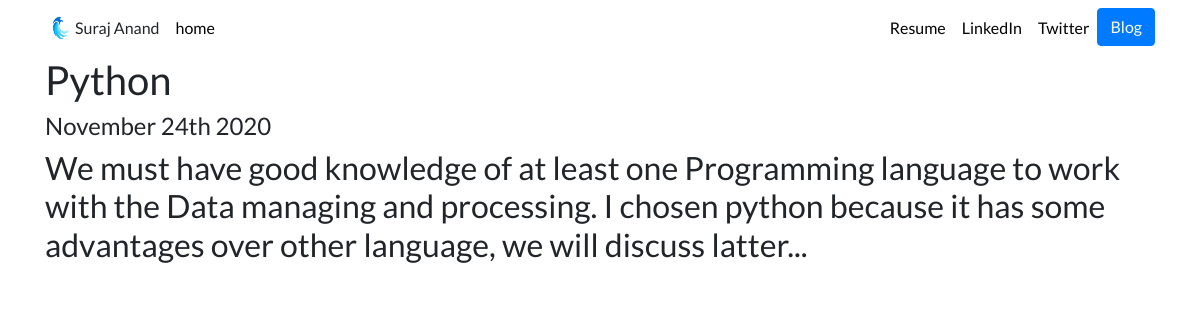
The app's page /blog/2/ with its own data.
### blog/models.py (models this page shows, shortened)
class Blog(models.Model):
	title = models.CharField(max_length=200)
	description = models.TextField()
	date = models.DateField()

### blog/views.py (the view)
# urls.py: path('<int:blog_id>/', views.Detail, name='detail'),
def Detail(request, blog_id):
	blog = get_object_or_404(Blog, pk=blog_id)
	return render(request, 'blog/detail.html', {'blog':blog})

### blog/templates/blog/detail.html
{% extends 'blog/base.html' %}
{% block content %}
<h1>{{blog.title}}</h1>
<h4>{{blog.date|date:'F jS Y'}}</h4>
<h2>{{blog.description|safe}}</h2>
{% endblock %}

### portfolio/static/portfolio/custom.css (style rules this page uses)
body { font-family: 'Lato', sans-serif; }

### records on screen
Blog: title "Python", date "November 24th 2020", description "We must have good knowledge of at least one Programming language to work with the Data managing and processing. I chosen python because it has some advantages over other language, we will discuss latter..."
